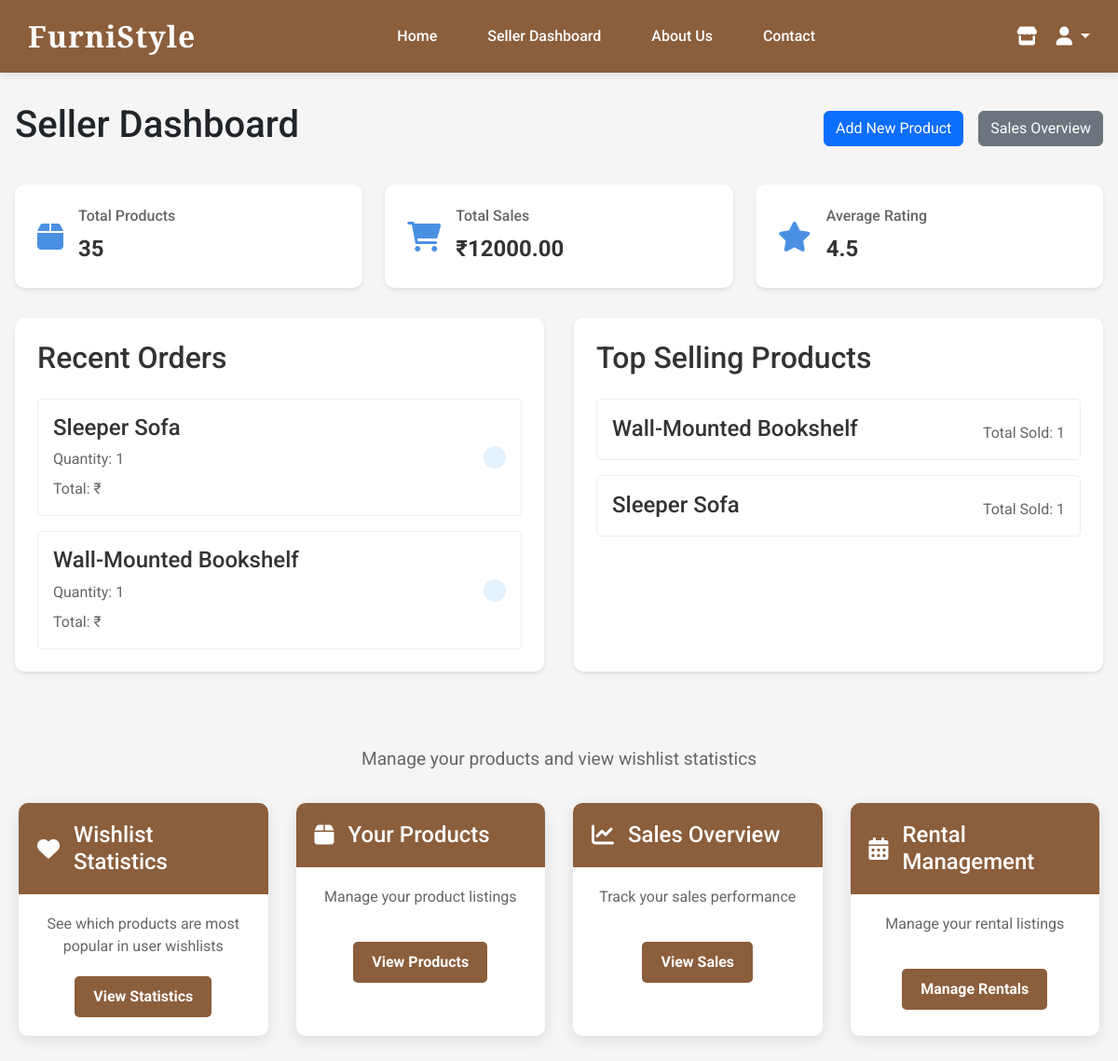
/seller-dashboard/ (signed in), run on the app's committed database.
### user/models.py (models this page shows, shortened)
class OrderItem(models.Model):
    order = models.ForeignKey(Order, on_delete=models.CASCADE, related_name='items')
    product = models.ForeignKey(Product, on_delete=models.CASCADE)
    quantity = models.PositiveIntegerField()

class Product(models.Model):
    CATEGORY_CHOICES = [
        ('desks', 'Desks'),
        ('office-chairs', 'Office Chairs'),
        ('paintings', 'Paintings'),
        ('coffee-tables', 'Coffee Tables'),
        ('sofa-couches', 'Sofa and Couches'),
        ('bookshelves', 'Bookshelves'),
        ('side tables', 'Side Tables'),
        ('dining tables', 'Dining Tables'),
        ('dining chairs', 'Dining Chairs'),
        ('buffets and sideboards', 'Buffets and Sideboards'),
        ('bar carts', 'Bar Carts'),
        ('file cabinets', 'File Cabinets'),
        ('wall clocks', 'Wall Clocks'),
         ('doormats', 'Doormats'),
          ('fairy lights', 'Fairy Lights'),
          ('others', 'Others'),
    ]
    seller = models.ForeignKey(CustomUser, on_delete=models.CASCADE, related_name='products')
    name = models.CharField(max_length=100)
    description = models.TextField()
    price = models.DecimalField(max_digits=10, decimal_places=2)
    stock = models.IntegerField()
    image_url = models.URLField(blank=True)
    category = models.CharField(max_length=50, choices=CATEGORY_CHOICES)
    created_at = models.DateTimeField(auto_now_add=True)

### user/views.py (the view)
# urls.py: path('seller-dashboard/', views.seller_dashboard, name='seller_dashboard'),
@login_required
def seller_dashboard(request):
    if request.user.role != 'seller':
        return redirect('homepage')
    products = Product.objects.filter(seller=request.user)
    recent_orders = OrderItem.objects.filter(
        product__seller=request.user
    ).select_related('order', 'product').order_by('-order__created_at')[:5]
    total_sales = OrderItem.objects.filter(
        product__seller=request.user
    ).aggregate(
        total=Sum(F('product__price') * F('quantity'))
    )['total'] or 0
    top_products = OrderItem.objects.filter(
        product__seller=request.user
    ).values(
        'product__name'
    ).annotate(
        total=Sum('quantity')
    ).order_by('-total')[:5]
    context = {
        'products': products,
        'recent_orders': recent_orders,
        'total_sales': total_sales,
        'top_products': top_products,
    }
    return render(request, 'seller_dashboard.html', context)

### user/templates/seller_dashboard.html (shortened to what this page needs)
{% extends 'homepage.html' %}
{% load static %}
{% block content %}
<div class="dashboard-container">
    <div class="dashboard-header">
        <h1>Seller Dashboard</h1>
        <div class="header-actions">
            <a href="{% url 'seller' %}" class="btn btn-primary">Add New Product</a>
            <a href="{% url 'sales_overview' %}" class="btn btn-secondary">Sales Overview</a>
        </div>
    </div>
    <div class="dashboard-stats">
        <div class="stat-card">
            <i class="fas fa-box"></i>
            <div class="stat-info">
                <h3>Total Products</h3>
                <p>{{ products.count }}</p>
            </div>
        </div>
        <div class="stat-card">
            <i class="fas fa-shopping-cart"></i>
            <div class="stat-info">
                <h3>Total Sales</h3>
                <p>₹{{ total_sales|floatformat:2 }}</p>
            </div>
        </div>
        <div class="stat-card">
            <i class="fas fa-star"></i>
            <div class="stat-info">
                <h3>Average Rating</h3>
                <p>4.5</p>
            </div>
        </div>
    </div>
    <div class="dashboard-content">
        <div class="content-section">
            <h2>Recent Orders</h2>
            <div class="orders-list">
                {% for order in recent_orders %}
                <div class="order-item">
                    <div class="order-info">
                        <h4>{{ order.product.name }}</h4>
                        <p>Quantity: {{ order.quantity }}</p>
                        <p>Total: ₹{{ order.price }}</p>
                    </div>
                    <div class="order-status">
                        <span class="status-badge">{{ order.order.status }}</span>
                    </div>
                </div>
                {% empty %}
                <p class="no-data">No recent orders</p>
                {% endfor %}
            </div>
        </div>
        <div class="content-section">
            <h2>Top Selling Products</h2>
            <div class="products-list">
                {% for product in top_products %}
                <div class="product-item">
                    <h4>{{ product.product__name }}</h4>
                    <p>Total Sold: {{ product.total }}</p>
                </div>
                {% empty %}
                <p class="no-data">No sales data available</p>
                {% endfor %}
            </div>
        </div>
    </div>
</div>
<div class="seller-dashboard">
    <div class="dashboard-header">
        <p style="margin: auto;">Manage your products and view wishlist statistics</p>
    </div>
    <div class="dashboard-grid">
        <div class="dashboard-card">
            <div class="card-header">
                <i class="fas fa-heart"></i>
                <h3>Wishlist Statistics</h3>
            </div>
            <div class="card-content">
                <p>See which products are most popular in user wishlists</p>
                <a href="{% url 'wishlist_statistics' %}" class="dashboard-btn">View Statistics</a>
            </div>
        </div>
        <div class="dashboard-card">
            <div class="card-header">
                <i class="fas fa-box"></i>
                <h3>Your Products</h3>
            </div>
            <div class="card-content">
                <p>Manage your product listings</p>
                <a href="{% url 'seller_product_list' %}" class="dashboard-btn">View Products</a>
            </div>
        </div>
        <div class="dashboard-card">
            <div class="card-header">
                <i class="fas fa-chart-line"></i>
                <h3>Sales Overview</h3>
            </div>
            <div class="card-content">
                <p>Track your sales performance</p>
                <a href="{% url 'sales_overview' %}" class="dashboard-btn">View Sales</a>
            </div>
        </div>
        <div class="dashboard-card">
            <div class="card-header">
                <i class="fas fa-calendar-alt"></i>
                <h3>Rental Management</h3>
            </div>
            <div class="card-content">
                <p>Manage your rental listings</p>
                <a href="{% url 'rent:seller_listed_products' %}" class="dashboard-btn">Manage Rentals</a>
            </div>
        </div>
    </div>
</div>
{% endblock %}

### user/templates/homepage.html (shortened to what this page needs)
<!DOCTYPE html>
{%load static%}
<html lang="en">
<head>
  <link href="https://cdn.jsdelivr.net/npm/bootstrap@5.3.0/dist/css/bootstrap.min.css" rel="stylesheet">
  <link rel="stylesheet" href="https://cdnjs.cloudflare.com/ajax/libs/font-awesome/6.0.0/css/all.min.css">
        </head>
        <body>
            <div class="navbar">
             <a href="{% url 'main' %}" class="logo">
              FurniStyle
             </a>
             <div class="menu" id="mainMenu">
             <a href="{% url 'main' %}">
                Home
               </a>
               {% if request.user.is_authenticated and request.user.role == "seller" %}
               <a href="{% url 'seller_dashboard' %}">
                Seller Dashboard
               </a>
               {% endif %}
               <a href="{% url 'about' %}">
                About Us
               </a>
               <a href="{% url 'contact' %}">
                Contact
               </a>
             </div>
             <div class="cart">
                {% if request.user.is_authenticated %}
                    {% if request.user.role == "seller" %}
                    <a href="{% url 'seller_dashboard' %}" title="Seller Dashboard">
                        <i class="fas fa-store"></i>
                    </a>
                    {% endif %}
                <div class="user-menu dropdown">
                    <a href="#" class="dropdown-toggle" data-bs-toggle="dropdown" aria-expanded="false" title="User Menu">
                        <i class="fas fa-user"></i>
                    </a>
                </div>
                {% else %}
                <div class="user-menu">
                    <a href="{% url 'login' %}" title="Login">
                        <i class="fas fa-sign-in-alt"></i>  login
                    </a>
                </div>
                {% endif %}
             </div>
            </div>
            {% block content %}
    {% endblock %}
 </body>
</html>

### user/templates/homepage.html (style rules this page uses)
body { margin: 0; font-family: 'Roboto', sans-serif; background-color: #f5f5f5; }
.navbar { background-color: #8b5e3c; color: white; padding: 15px 30px; display: flex; justify-content: space-between; align-items: center; position: sticky; top: 0; z-index: 1000; box-shadow: 0 2px 10px rgba(0, 0, 0, 0.1); }
.navbar .logo { font-family: 'Playfair Display', serif; font-size: 32px; font-weight: 700; letter-spacing: 1px; color: #fff; text-decoration: none; transition: all 0.3s ease; }
.navbar .menu { display: flex; gap: 30px; margin: 0 20px; }
.navbar .menu a { color: white; text-decoration: none; font-size: 16px; font-weight: 500; padding: 8px 12px; border-radius: 4px; transition: all 0.3s ease; position: relative; }
.navbar .menu a::after { content: ''; position: absolute; width: 0; height: 2px; bottom: 0; left: 50%; background-color: #f0e5d8; transition: all 0.3s ease; transform: translateX(-50%); }
.navbar .cart { display: flex; align-items: center; gap: 20px; }
.navbar .cart a { color: white; text-decoration: none; font-size: 18px; transition: all 0.3s ease; position: relative; }
.navbar .cart a i { font-size: 20px; }
.navbar .cart .user-menu { position: relative; display: inline-block; }

### user/templates/seller_dashboard.html (style rules this page uses)
.seller-dashboard { margin: 80px auto; padding: 0 20px; max-width: 1200px; }
.dashboard-header { text-align: center; margin-bottom: 40px; }
.dashboard-header p { font-size: 1.2em; color: #666; }
.dashboard-grid { display: grid; grid-template-columns: repeat(auto-fit, minmax(250px, 1fr)); gap: 30px; }
.dashboard-card { background: white; border-radius: 10px; overflow: hidden; box-shadow: 0 4px 15px rgba(0, 0, 0, 0.1); transition: transform 0.3s ease, box-shadow 0.3s ease; }
.card-header { background: #8b5e3c; color: white; padding: 20px; display: flex; align-items: center; gap: 15px; }
.card-header i { font-size: 24px; }
.card-header h3 { margin: 0; font-size: 1.5em; }
.card-content { padding: 20px; text-align: center; }
.card-content p { color: #666; margin-bottom: 20px; min-height: 40px; }
.dashboard-btn { display: inline-block; background: #8b5e3c; color: white; padding: 10px 20px; border-radius: 5px; text-decoration: none; font-weight: bold; transition: background 0.3s ease; }
.dashboard-container { max-width: 1200px; margin: 2rem auto; padding: 0 1rem; }
.dashboard-header { display: flex; justify-content: space-between; align-items: center; margin-bottom: 2rem; }
.header-actions { display: flex; gap: 1rem; }
.dashboard-stats { display: grid; grid-template-columns: repeat(auto-fit, minmax(250px, 1fr)); gap: 1.5rem; margin-bottom: 2rem; }
.stat-card { background: white; padding: 1.5rem; border-radius: 10px; box-shadow: 0 2px 4px rgba(0,0,0,0.1); display: flex; align-items: center; gap: 1rem; }
.stat-card i { font-size: 2rem; color: #4a90e2; }
.stat-info h3 { margin: 0; font-size: 1rem; color: #666; }
.stat-info p { margin: 0.5rem 0 0; font-size: 1.5rem; font-weight: bold; color: #333; }
.dashboard-content { display: grid; grid-template-columns: repeat(auto-fit, minmax(400px, 1fr)); gap: 2rem; }
.content-section { background: white; padding: 1.5rem; border-radius: 10px; box-shadow: 0 2px 4px rgba(0,0,0,0.1); }
.content-section h2 { margin: 0 0 1.5rem; color: #333; }
.orders-list, .products-list { display: flex; flex-direction: column; gap: 1rem; }
.order-item, .product-item { padding: 1rem; border: 1px solid #eee; border-radius: 5px; display: flex; justify-content: space-between; align-items: center; }
.order-info h4, .product-item h4 { margin: 0; color: #333; }
.order-info p, .product-item p { margin: 0.5rem 0 0; color: #666; }
.status-badge { padding: 0.25rem 0.75rem; border-radius: 15px; background: #e3f2fd; color: #1976d2; font-size: 0.875rem; }

### data on the page
OrderItem: product.name "Sleeper Sofa", quantity "1"
OrderItem: product.name "Wall-Mounted Bookshelf", quantity "1"
Product: product__name "Wall-Mounted Bookshelf", total "1"
Product: product__name "Sleeper Sofa", total "1"

### other printed values
{{ products.count }} "35"
{{ total_sales|floatformat:2 }} "12000.00"
